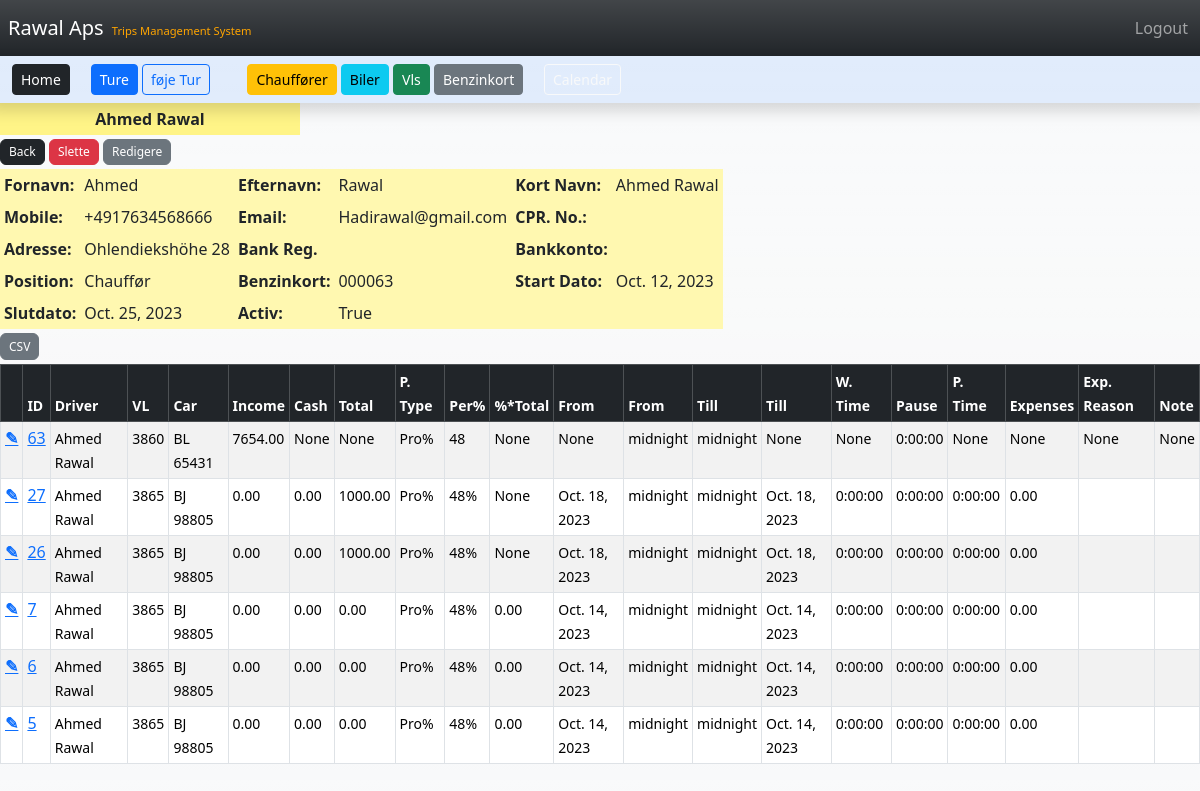
/driver/5 (signed in), run on the app's committed database.
### TMS/models.py (models this page shows, shortened)
class Driver(models.Model):
	fname = models.CharField(max_length=25)
	lname =  models.CharField(max_length=25)
	short = models.CharField(max_length=25)
	mobile = models.CharField(max_length=15)
	email =  models.EmailField(max_length=50)
	cpr = models.CharField(max_length=15)
	address = models.CharField(max_length=100)
	bank_reg = models.CharField(max_length=10)
	bank_account = models.CharField(max_length=20)
	POSITION_CHOICES = [
        ("Chauffør", "Chauffør"),
        ("Assistent", "Assistent"),
    ]
	position = models.CharField(choices=POSITION_CHOICES,default="Chauffør",max_length=15) #DDL Lookup
	fcard = models.ForeignKey(FCard,blank=True,null=True,max_length=10,on_delete=models.DO_NOTHING) #DDL
	start = models.DateField(blank=True, null=True)
	end = models.DateField(blank=True,null=True)
	is_active = models.BooleanField()
	created_at = models.DateTimeField(auto_now_add=True)
	def __str__(self):
		return(f"{self.short}")

class FCard(models.Model):
	fcnr = models.CharField(max_length=25)
	lastdigits = models.CharField(max_length=8)
	FCTYPE_CHOICES = [
        ("60", "60"),
        ("61", "61"),
        ("61", "62"),
        ("61", "63"),
        ("61", "64"),
        ("61", "65"),
    ]
	fctype = models.CharField(choices=FCTYPE_CHOICES,default="63",blank=True,null=True,max_length=5)
	exp_date = models.DateField(blank=True,null=True,)
	is_active = models.BooleanField()
	created_at = models.DateTimeField(auto_now_add=True)
	def __str__(self):
		return(f"{self.lastdigits}")

class Trip(models.Model):
	driver = models.ForeignKey(Driver,blank=True,null=True,max_length=25,on_delete=models.DO_NOTHING)
	vl = models.ForeignKey(VL,blank=True,null=True,max_length=8, on_delete=models.DO_NOTHING)
	car = models.ForeignKey(Car,blank=True,null=True,max_length=10, on_delete=models.DO_NOTHING)
	income = models.DecimalField(blank=True,null=True,max_digits=6, decimal_places=2)
	cash = models.DecimalField(blank=True,null=True,max_digits=6, decimal_places=2)
	total = models.DecimalField(blank=True,null=True,max_digits=6, decimal_places=2)
	PAYMENT_TYPE_CHOICES = [
     	("Pro%", "Pro%"),
		("Tid", "Tid"),
	]
	p_type = models.CharField(choices=PAYMENT_TYPE_CHOICES,default="Pro%",blank=True,null=True,max_length=5)
	PERCENT_CHOICES = [
		(48, 48),
		(49, 49),
  		(50, 50),
		(51, 51),
  		(52, 52),
		(53, 53),
  		(54, 54),
		(55, 55),
	]
	percent = models.IntegerField(choices=PERCENT_CHOICES,default="48",blank=True,null=True)
	per_total = models.DecimalField(blank=True,null=True,max_digits=6, decimal_places=2)
	fromd = models.DateField(blank=True,null=True)
	fromt = models.TimeField(blank=True,null=True,default="00:00")
	tilld = models.DateField(blank=True,null=True)
	tillt = models.TimeField(blank=True,null=True,default="00:00")
	work_time = models.DurationField(blank=True,null=True,)
	pause = models.DurationField(blank=True,null=True,default="00:00")
	p_time = models.DurationField(blank=True,null=True,)
	expenses = models.DecimalField(blank=True,null=True,max_digits=6, decimal_places=2)
	exp_reason = models.CharField(blank=True,null=True,max_length=100)
	note = models.CharField(blank=True,null=True,max_length=100)
	created_at = models.DateTimeField(auto_now_add=True)

class VL(models.Model):
	vlnr = models.CharField(max_length=8)
	TYPE_CHOICES = [
		("1", "1"),
		("2", "2"),
		("3", "3"),
		("4", "4"),
		("5", "5"),
		("6", "6"),
		("7", "7"),
		("8", "8"),
		("9", "9"),
		("10", "10"),
	]
	vltype = models.CharField(choices=TYPE_CHOICES,default="5",blank=True,null=True,max_length=8)
	vlid = models.CharField(blank=True,null=True,max_length=8)
	vladdress = models.CharField(blank=True,null=True,max_length=100)
	is_active = models.BooleanField()
	created_at = models.DateTimeField(auto_now_add=True)
	def __str__(self):
		return(f"{self.vlnr}")

class Car(models.Model):
	make = models.CharField(max_length=15)
	model =  models.CharField(max_length=15)
	YEAR_CHOICES = [
		("19", "2019"),
		("20", "2020"),
		("21", "2021"),
		("22", "2022"),
		("23", "2023"),
		("24", "2024"),
		("25", "2025"),
		("26", "2026"),
		("27", "2027"),
		("28", "2028"),
		("29", "2029"),
		("30", "2030"),
	]
	year =  models.CharField(choices=YEAR_CHOICES,default="23",max_length=15)
	short =  models.CharField(max_length=20)
	plate =  models.CharField(max_length=20)
	SIZE_CHOICES = [
		("Stor", "Stor"),
		("Mellem", "Mellem"),
		("Lille", "Lille"),
	]
	size =  models.CharField(choices=SIZE_CHOICES,default="Lille",blank=True,null=True,max_length=10)
	mobile =  models.CharField(blank=True,null=True,max_length=10)
	reg_nr =  models.CharField(blank=True,null=True,max_length=10)
	reg_first =  models.DateField(blank=True,null=True,)
	reg_due =  models.DateField(blank=True,null=True,)
	stairs_due =  models.DateField(blank=True,null=True,)
	lift_due =  models.DateField(blank=True,null=True,)
	tires_due =  models.DateField(blank=True,null=True,)
	fcard = models.ForeignKey(FCard,blank=True,null=True,max_length=10,on_delete=models.DO_NOTHING) #DDL
	created_at = models.DateTimeField(auto_now_add=True)
	def __str__(self):
		return(f"{self.plate}")

### TMS/views.py (the view)
# urls.py: path('driver/<int:pk>', views.driver_record, name='driver'),
def driver_record(request, pk):
    if request.user.is_authenticated:
        driver_record = Driver.objects.get(id=pk)
        trips = Trip.objects.filter(driver=driver_record.id).order_by('-id')
        return render(request, 'driver.html', {'driver_record': driver_record, 'trips': trips})
    else:
        messages.success(request, "You Must Be Logged In To View That Page...")
        return redirect('home')

### TMS/templates/driver.html (shortened to what this page needs)
{% extends 'base.html' %}
{% block content %}
{% if user.is_authenticated %}
  <div class=''>
    <div >
        <div class="col-3 text-center mb-1 p-1" style="background-color: #fff487 ">
              <strong>
                  {{ driver_record.fname }} {{ driver_record.lname }}
              </strong>
        </div>
        <div>
          <a href="{% url 'drivers' %}" class="mb-1 btn btn-dark" style="--bs-btn-padding-y: .20rem; --bs-btn-padding-x: .5rem; --bs-btn-font-size: .75rem;">Back</a>
          <a href="{% url 'delete_driver' driver_record.id %}" class="mb-1 btn btn-danger" style="--bs-btn-padding-y: .20rem; --bs-btn-padding-x: .5rem; --bs-btn-font-size: .75rem;">Slette</a>
          <a href="{% url 'update_driver' driver_record.id %}" class="mb-1 btn btn-secondary" style="--bs-btn-padding-y: .20rem; --bs-btn-padding-x: .5rem; --bs-btn-font-size: .75rem;">Redigere</a>
        </div>
        <div class="table-responsive">
        <table class=" table-sm"  style="background-color: #fff8b0" >
          <tbody>
            <tr>
              <th scope="row">Fornavn:</th>
              <td> {{ driver_record.fname }}</td>
              <th scope="row">Efternavn:</th>
              <td>{{ driver_record.lname }}</td>
              <th scope="row">Kort Navn:</th>
              <td >{{ driver_record.short }}</td>
            </tr>
            <tr>
              <th scope="row">Mobile:</th>
              <td>{{ driver_record.mobile }}</td>
              <th scope="row">Email:</th>
              <td>{{ driver_record.email }}</td>
              <th scope="row">CPR. No.:</th>
              <td>{{ driver_record.cpr }}</td>
            </tr>
            <tr>
              <th scope="row">Adresse: </th>
              <td>{{ driver_record.address }}</td>
              <th scope="row">Bank Reg.</th>
              <td>{{ driver_record.bank_reg  }}</td>
              <th scope="row">Bankkonto:</th>
              <td >{{ driver_record.bank_account }}</td>
            </tr>
            <tr>
              <th scope="row">Position:</th>
              <td >{{ driver_record.position }}</td>
              <th scope="row">Benzinkort:</th>
              <td >{{ driver_record.fcard }}</td>
              <th scope="row">Start Dato:</th>
              <td >{{ driver_record.start }}</td>
            </tr>
            <tr>
              <th scope="row">Slutdato:</th>
              <td  >{{ driver_record.end }}</td>
              <th scope="row">Activ:</th>
              <td  >{{ driver_record.is_active }}</td>
              <th scope="row" ></th>
              <td  ></td>
            </tr>
          </tbody>
        </table>
  </div>
      <a href="{% url 'dtrips_csv' driver_record.id %}" class="mb-1 mt-1 btn btn-secondary" style="--bs-btn-padding-y: .20rem; --bs-btn-padding-x: .5rem; --bs-btn-font-size: .75rem;">CSV</a>
<div class=" table-responsive-sm ">
            <table class="table table-responsive table-sm table-striped table-hover table-bordered">
                <thead class="table-dark">
                    <tr class="flex-row responsive">
                        <th ><small></small></th>
                        <th ><small>ID</small></th>
                        <th ><small>Driver</small></th>
                        <th ><small>VL</small></th>
                        <th ><small>Car</small></th>
                        <th ><small>Income</small></th>
                        <th ><small>Cash</small></th>
                        <th ><small>Total</small></th>
                        <th ><small>P. Type</small></th>
                        <th ><small>Per%</small></th>
                        <th ><small>%*Total</small></th>
                        <th ><small>From</small></th>
                        <th ><small>From</small></th>
                        <th ><small>Till</small></th>
                        <th ><small>Till</small></th>
                        <th ><small>W. Time</small></th>
                        <th ><small>Pause</small></th>
                        <th ><small>P. Time</small></th>
                        <th ><small>Expenses</small></th>
                        <th ><small>Exp. Reason</small></th>
                        <th ><small>Note</small></th>
                    </tr>
                </thead>
                <tbody>
                    {% if trips %}
                        {% for trip in trips %}
                            <tr class="flex-row responsive flex-grow-1">
                                <th >
                                <a href="{% url 'update_trip' trip.id %}"> ✎ </a>
                                </th>
                                <td><a href="{% url 'trip' trip.id %}">{{ trip.id }}</a></td>
                                <td><small> {{ trip.driver }} </small></td>
                                <td><small> {{ trip.vl }} </small></td>
                                <td><small> {{ trip.car }} </small></td>
                                <td><small> {{ trip.income }} </small></td>
                                <td><small> {{ trip.cash }} </small></td>
                                <td><small> {{ trip.total }} </small></td>
                                <td><small> {{ trip.p_type }} </small></td>
                                <td><small> {{ trip.percent }} </small></td>
                                <td><small> {{ trip.per_total }} </small></td>
                                <td><small> {{ trip.fromd }} </small></td>
                                <td><small> {{ trip.fromt }} </small></td>
                                <td><small> {{ trip.tillt }} </small></td>
                                <td><small> {{ trip.tilld }} </small></td>
                                <td><small> {{ trip.work_time }} </small></td>
                                <td><small> {{ trip.pause }} </small></td>
                                <td><small> {{ trip.p_time }} </small></td>
                                <td><small> {{ trip.expenses }} </small></td>
                                <td><small> {{ trip.exp_reason }} </small></td>
                                <td><small> {{ trip.note }} </small></td>
                            </tr>
                        {% endfor %}
                    {% endif %}
                </tbody>
            </table>
</div>
  {% endif %}
{% endblock %}

### data on the page
Driver: fname "Ahmed", lname "Rawal", short "Ahmed Rawal", mobile "+4917634568666", email "Hadirawal@gmail.com", address "Ohlendiekshöhe 28", position "Chauffør", fcard "000063", start "Oct. 12, 2023", end "Oct. 25, 2023", is_active "True"
Trip: id "63", driver "Ahmed Rawal", vl "3860", car "BL 65431", income "7654.00", cash "None", total "None", p_type "Pro%", percent "48", per_total "None", fromd "None", fromt "midnight", tillt "midnight", tilld "None", work_time "None", pause "0:00:00", p_time "None", expenses "None", exp_reason "None", note "None"
Trip: id "27", driver "Ahmed Rawal", vl "3865", car "BJ 98805", income "0.00", cash "0.00", total "1000.00", p_type "Pro%", percent "48%", per_total "None", fromd "Oct. 18, 2023", fromt "midnight", tillt "midnight", tilld "Oct. 18, 2023", work_time "0:00:00", pause "0:00:00", p_time "0:00:00", expenses "0.00"
Trip: id "26", driver "Ahmed Rawal", vl "3865", car "BJ 98805", income "0.00", cash "0.00", total "1000.00", p_type "Pro%", percent "48%", per_total "None", fromd "Oct. 18, 2023", fromt "midnight", tillt "midnight", tilld "Oct. 18, 2023", work_time "0:00:00", pause "0:00:00", p_time "0:00:00", expenses "0.00"
Trip: id "7", driver "Ahmed Rawal", vl "3865", car "BJ 98805", income "0.00", cash "0.00", total "0.00", p_type "Pro%", percent "48%", per_total "0.00", fromd "Oct. 14, 2023", fromt "midnight", tillt "midnight", tilld "Oct. 14, 2023", work_time "0:00:00", pause "0:00:00", p_time "0:00:00", expenses "0.00"
Trip: id "6", driver "Ahmed Rawal", vl "3865", car "BJ 98805", income "0.00", cash "0.00", total "0.00", p_type "Pro%", percent "48%", per_total "0.00", fromd "Oct. 14, 2023", fromt "midnight", tillt "midnight", tilld "Oct. 14, 2023", work_time "0:00:00", pause "0:00:00", p_time "0:00:00", expenses "0.00"
Trip: id "5", driver "Ahmed Rawal", vl "3865", car "BJ 98805", income "0.00", cash "0.00", total "0.00", p_type "Pro%", percent "48%", per_total "0.00", fromd "Oct. 14, 2023", fromt "midnight", tillt "midnight", tilld "Oct. 14, 2023", work_time "0:00:00", pause "0:00:00", p_time "0:00:00", expenses "0.00"
